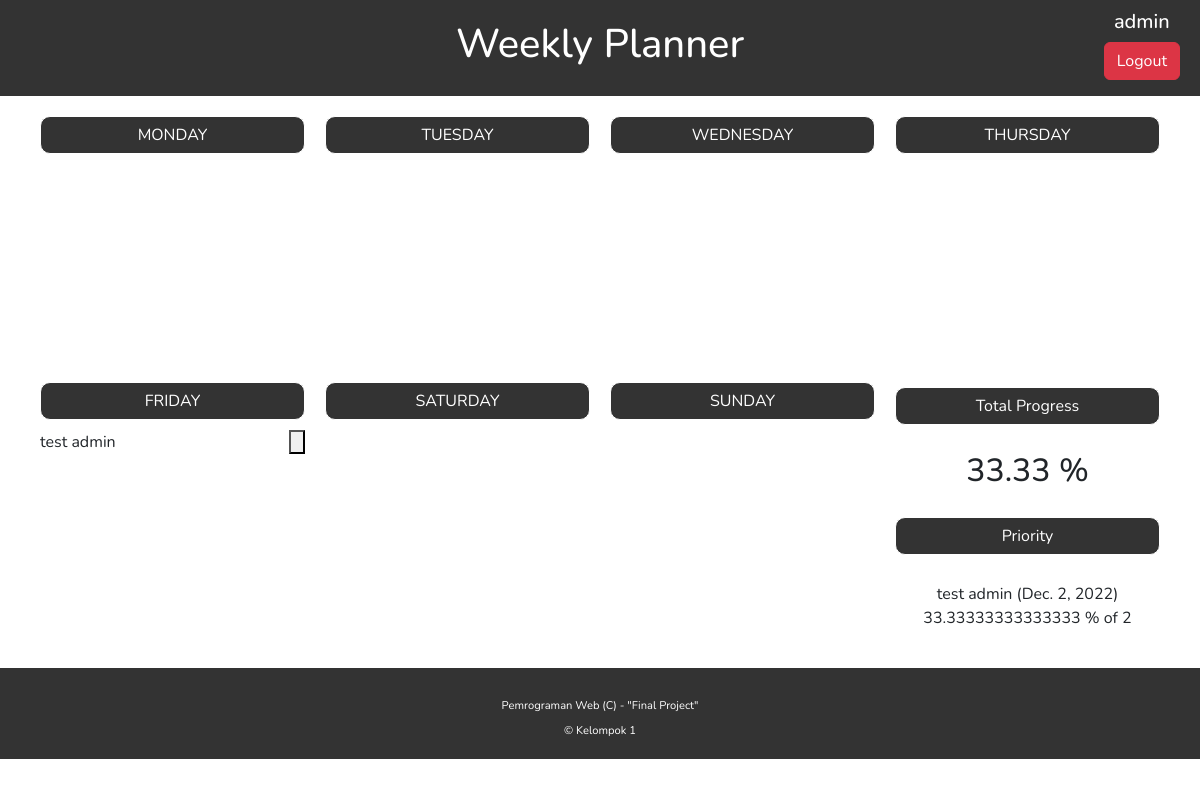
The page / (signed in) on the database as committed earlier.
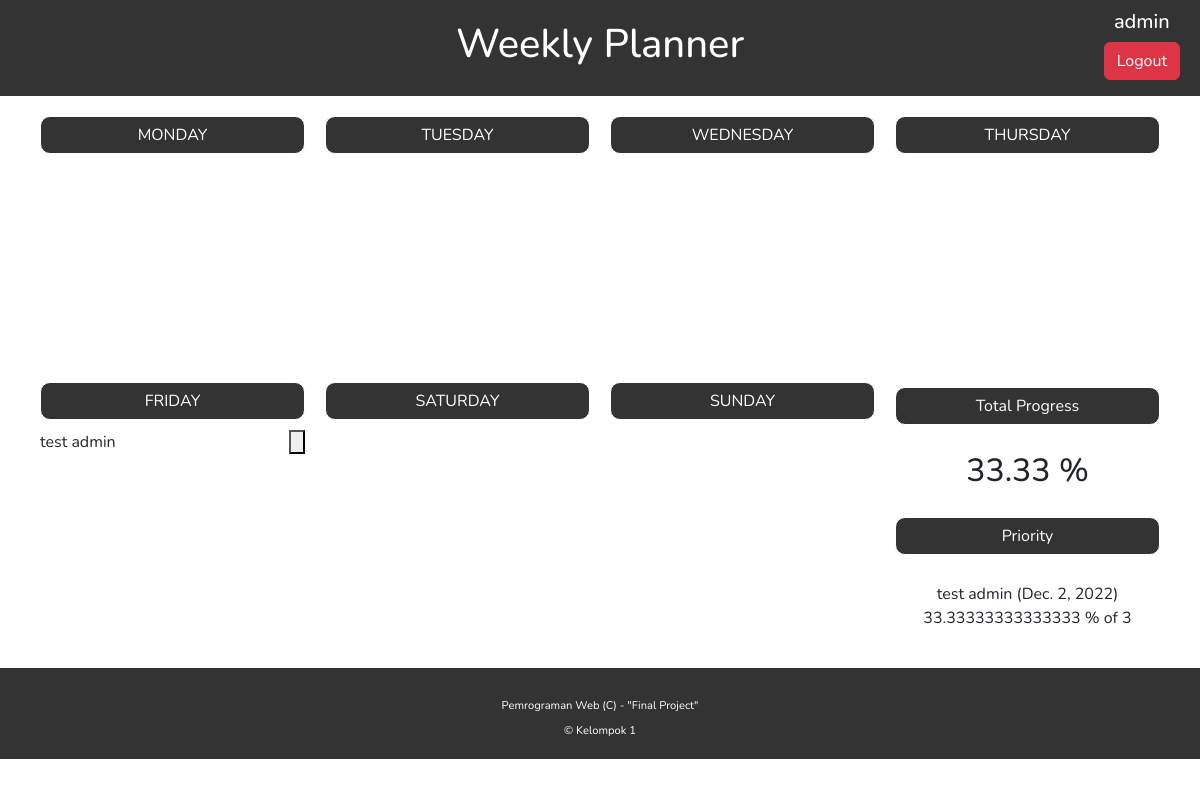
The same page on the database as committed later.
### task/models.py (models this page shows)
class Task(models.Model):
    user = models.ForeignKey(User, on_delete=models.CASCADE, null=True)
    date = models.DateField()
    title = models.CharField(max_length=255)
    initial = models.IntegerField(default=0)
    target = models.IntegerField(default=1)
    weight = models.IntegerField(default=1)

### task/views.py (the view)
# urls.py: path('', login_required(ListViewWeeklyTask.as_view()), name='list'),
class ListViewWeeklyTask(View):
    def get(self, request):
        allTask = Task.objects.filter(user=self.request.user)
        date = [[],[],[],[],[],[],[]]
        cumulative_progress = 0
        max_weight = 1
        for i in allTask:
            max_weight = max(max_weight, i.weight)
        important = ''
        days = {
            0 : 'Monday',
            1 : 'Tuesday',
            2 : 'Wednesday',
            3 : 'Thrusday',
            4 : 'Friday',
            5 : 'Saturday',
            6 : 'Sunday'
        }
        max_bobot = 0
        for i in allTask:
            cumulative_progress += int(i.initial)/int(i.target) * (i.weight/max_weight)
            date[i.date.weekday()].append(i)
            if important == '':
                important = i
                max_bobot = i.weight
                important_progress = round(int(i.initial)/int(i.target)*100, 20)
                important_day = days[i.date.weekday()]
            if i.weight > max_bobot:
                important = i
                max_bobot = i.weight
                important_progress = round(int(i.initial)/int(i.target)*100, 20)
                important_day = days[i.date.weekday()]
        cumulative_progress /= max(1,allTask.count())
        context = {
            'score': round(cumulative_progress * 100, 2),
            'monday': date[0],
            'tuesday': date[1],
            'wednesday': date[2],
            'thursday': date[3],
            'friday': date[4],
            'saturday': date[5],
            'sunday': date[6],
            'important_task': important,
            'important_progress' : important_progress,
            'important_day' : important_day
        }
        return render(request, 'test.html', context)

### templates/test.html (shortened to what this page needs)
{% extends 'BASE.html' %}
{% block content %}
<div class="status">
    {% if request.user.is_authenticated %}
    <div class="nama">
        <h5>{{request.user}}</h5>
    </div>
    <a href="{% url 'task:logout' %}"><button type="button" class="btn btn-danger">Logout</button></a>
    {% else %}
    <a href="{% url 'task:login' %}">Login</a>
    {% endif %}
</div>
<div class="container">
    <div class="container-in">
        <div class="d-container">
            <div class="judul">
                <button type="button" class="btn d-title" data-bs-toggle="modal" data-bs-target="#addModal">
                    MONDAY
                </button>
            </div>
            <div class="isian overflow-auto">
            </div>
        </div>
        <div class="d-container">
            <div class="judul">
                <button type="button" class="btn d-title" data-bs-toggle="modal" data-bs-target="#addModal">
                    TUESDAY
                </button>
            </div>
            <div class="isian overflow-auto">
            </div>
        </div>
        <div class="d-container">
            <div class="judul">
                <button type="button" class="btn d-title" data-bs-toggle="modal" data-bs-target="#addModal">
                    WEDNESDAY
                </button>
            </div>
            <div class="isian overflow-auto">
            </div>
        </div>
        <div class="d-container">
            <div class="judul">
                <button type="button" class="btn d-title" data-bs-toggle="modal" data-bs-target="#addModal">
                    THURSDAY
                </button>
            </div>
            <div class="isian overflow-auto">
            </div>
        </div>
    </div>
    <div class="container-in">
        <div class="d-container">
            <div class="judul">
                <button type="button" class="btn d-title" data-bs-toggle="modal" data-bs-target="#addModal">
                    FRIDAY
                </button>
            </div>
            <div class="isian overflow-auto">
                {% for i in friday %}
                <div class="d-content">
                    <div class="d-content-text btn-detail" data-id={{i.id}}>{{i.title}}</div>
                    <button type="button" class="gg-remove d-content-delete btn-delete" data-id={{i.id}}
                        data-bs-toggle="modal" data-bs-target="#deleteModal"></button>
                </div>
                {% endfor %}
            </div>
        </div>
        <div class="d-container">
            <div class="judul">
                <button type="button" class="btn d-title" data-bs-toggle="modal" data-bs-target="#addModal">
                    SATURDAY
                </button>
            </div>
            <div class="isian overflow-auto">
            </div>
        </div>
        <div class="d-container">
            <div class="judul">
                <button type="button" class="btn d-title" data-bs-toggle="modal" data-bs-target="#addModal">
                    SUNDAY
                </button>
            </div>
            <div class="isian overflow-auto">
            </div>
        </div>
        <div class="d-container">
            <div class="judul last">
                <button type="button" class="btn d-title">
                    Total Progress
                </button>
            </div>
            <div class="isian last overflow-auto">
                <div class="align-middle" style="text-align: center;">
                    <h2>{{score}} %</h2>
                </div>
            </div>
            <div class="judul last">
                <button type="button" class="btn d-title">
                    Priority
                </button>
            </div>
            <div class="isian last overflow-auto">
                <div class="align-middle" style="text-align: center;">
                    {{important_task.title}} ({{important_task.date}})
                    <br>
                    {{important_progress}} % of {{important_task.weight}}
                </div>
            </div>
        </div>
    </div>
</div>
{% endblock %}

Rows that differ between the two databases and show on the page:
changed Task "test admin": weight "2" → "3"
